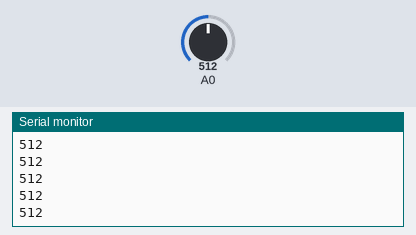
A program run on a simulated Arduino Uno, built with avr-gcc and run on an emulated ATmega328P. Shown: the last lines printed to the serial monitor. Inputs (shaded band) come from the test bench; at power-on: A0 = 512.

Above: at 1.2 s.
1.3 s: A0 set to 716
At 1.41 s:
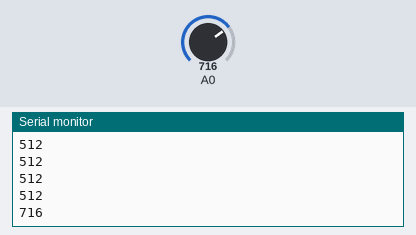
2.8 s: A0 set to 900
At 2.81 s:
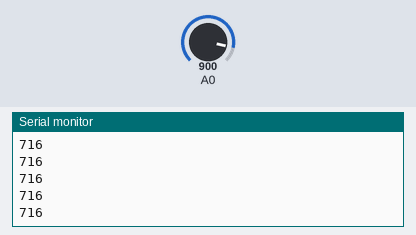
Timing chart, 0 to 5.8 s (numbered marks = the images above; inputs shaded):
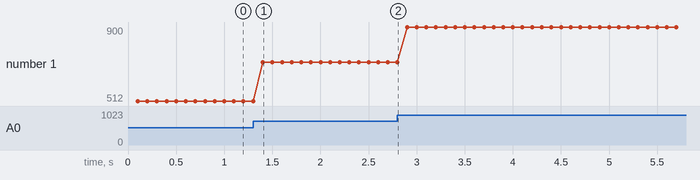

The program:

main.cpp
```cpp
/*
  Funksjoner.

  Koden består av to hovedfunksjoner som man kan bytte på med seriell kommunikasjon.

  Funksjonene utfører samme oppgave men på forskjellig vis.
  Den ene bruker ett array til å regne ut gjenomsnittet av de fem største
  verdiene som lys-sensoren har lest, den andre bruker kun enkel logikk
  rundt modulo operasjon til å lese n verdier, legge de sammen og dele på antall
  avlest (n).

  Kretsen består av én lys-sensor koblet til analog inn porten til Arduinoen.
  Det går 5V fra Arduinoen inn til ene benet av lys-sensoren, andre benet er
  koblet til en 10k ohm motstand som deretter er koblet i jord.

  Skrevet av: Olav Telneset
  GitHub: https://github.com/wltwt
*/

// inkluderer Arduino hovedbiblioteket for å få tilgang til arduino-spesifikke funksjoner
#include <Arduino.h>

// setter opp enkelt objekt for å lagre pin-informasjon
struct Pin {
  const int photocell = A0;
};

const int size = 5;                 // setter størrelse til array
int container[size];                // oppretter tomt array
Pin pin;                            // oppretter Pin objekt
unsigned long readPrev = 0;         // brukes som sjekk i interval
int withArrayValues;                // for lagring av retur-verdien
int withoutArrayValues;             // for lagring av retur-verdien
static bool printWithArray = false; // avgjør hvilken funksjon vi printer fra

/*
  Returnerer gjenomsnittsverdien til en lys-sensor med å bruke array.
*/
int read_sensor_with_array(int *container, int readValue) {
  static unsigned int i = 0;  // oppretter index start
  static int total;           // variabel for totalen
  static int average;         // variabel for gjenomsnitt

  // leser siste verdi som ble lagt til og trekker fra totalen
  total -= container[i % size];

  // legger til ny verdi på samme plass
  container[i % size] = readValue;

  // legger til verdien i totalen
  total += container[i % size];

  // regner ut gjenomsnittet
  average = total / size;

  // inkrementerer indexen til listen
  i++;

  // returnerer verdien som ble regnet ut
  return average;
}


/*
  Returnerer gjenomsnittsverdien til en lys-sensor uten bruk av array.
*/
int read_without_array(int readValue) {
  static unsigned int j = 0;                // oppretter index
  static unsigned int totalWithoutArray;    // lokal variabel for total
  static unsigned int averageWithoutArray;  // gjenomsnittsvariabel

  // legger til verdier som er avlest for hver runde
  totalWithoutArray += readValue;

  // om det har gått n runder finner vi gjenomsnittet av de tidligere målingene her
  if (j % size == 0) {

    // legger sammen totalen og deler på n (5 i dette tilfellet)
    averageWithoutArray = totalWithoutArray / size;

    // resetter total-verdien siden vi kun er interessert i de 5 siste avlesingene
    totalWithoutArray = 0;

    // koden når aldri neste inkrementering så indexen må økes her og
    j++;

    // returnerer gjenomsnittsverdien
    return averageWithoutArray;
  }

  // inkrementerer rundetall
  j++;

  // returnerer 0 om ikke gjenomsnittsverdien er funnet enda
  return 0;
}
/*
  Printer verdier fra led-sensor til seriemonitor med gitt intervall.
*/
void print(unsigned long timer, int message) {
  unsigned long now = millis();
  static unsigned long printerTimer = 0;
  if (now - printerTimer >= timer) {
    printerTimer = millis();
    Serial.println(message);
  }
}

// oppsett
void setup() {
  // må initialisere listen med 0'ere før vi kan bruke den
  for (int i = 0; i < size; i++) {
    container[i] = 0;
  }

  // start seriell kommunikasjon
  Serial.begin(9600);
}

void loop() {
  int incomingByte = 0; // avlesingvariabel for seriellmonitor

  // avleser lys-sensoren med 2ms tidsintervall for bedre avlesning
  if (millis() - readPrev >= 2) {

    // setter tiden koden gikk inn sist til en variabel
    readPrev = millis();

    // avleser lys-sensoren og legger den i en variabel som kan brukes av begge funksjonene
    int read = analogRead(pin.photocell);

    // legger retur-verdien fra les med liste funksjone i en variabel
    withArrayValues = read_sensor_with_array(container, read);

    /*
      Siden read_without_array egentlig kun returnerer oppdatert tall
      hver n'te gang gjør vi en liten sjekk slik at den ikke skriver ut
      de gangene den ikke har et nytt oppdatert tall.
    */
    int check = read_without_array(read);

    // sjekker om avlest verdi er 0
    if (check != 0) {

      // legger oppdatert verdi i en variabel
      withoutArrayValues = check;
    }
  }

  // setter opp hvilken funksjon vi vil skrive ut fra, uten array er standard
  if (printWithArray) {
    print(100,withArrayValues);
  } else {
    print(100,withoutArrayValues);
  }

  // leser om brukeren har sendt ny informasjon
  if (Serial.available() > 0) {
    // legger informasjonen i en variabel
    incomingByte = Serial.read();
  }

  // switch operasjon som sjekker om informasjonen som ble sendt er y eller n
  switch (incomingByte) {

  // om y skal outputen i seriemonitoren være fra funksjonen som bruker array om n så motsatt
  case 'y':
    printWithArray = true;
    break;
  case 'n':
    printWithArray = false;
    break;
  }
}
```

Measured:
- after the input at 1.3 s, the serial monitor: prints a new line after 0.10 s (image 1)
- plotted number 1: 512 → 716 after the input at 1.3 s, 716 → 900 after the input at 2.8 s
